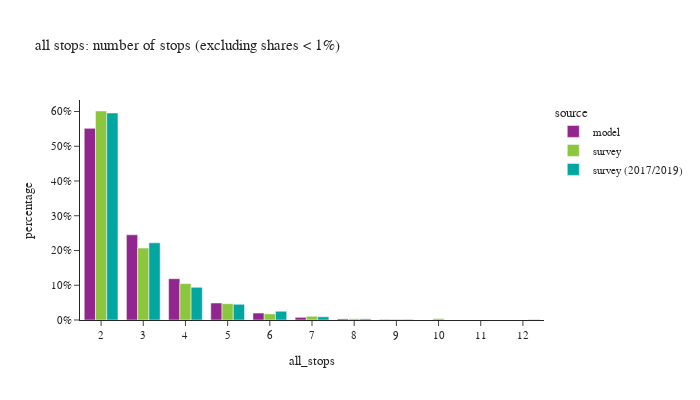

Source (notebook cell):
### Code cell
df_plot = df_tour.groupby(['all_stops','source'])['toexpfac'].sum().reset_index()
df_plot['percentage'] = df_plot.groupby(['source'], group_keys=False)['toexpfac']. \
    apply(lambda x: x / float(x.sum()))
df_plot = df_plot.loc[df_plot['percentage'] > 0.001]
# df_plot
fig = px.bar(df_plot.sort_values(['source']), x="all_stops", y="percentage", color="source",
             barmode="group",title="all stops: number of stops (excluding shares < 1%)",
             hover_data=['toexpfac'])
fig.update_layout(height=400, width=700, font=dict(size=11),
                  xaxis = dict(dtick = 1, categoryorder='category ascending'),
                  yaxis=dict(tickformat=".0%"))
fig.show()

### Figure 1 — Plotly figure (JSON) as saved in the notebook; plotly's stock layout.template omitted (floating-point values rounded to 4 significant figures)
{"data": [{"alignmentgroup": "True", "customdata": [[3337000.0], [9341.0], [19240.0], [46840.0], [296100.0], [719100.0], [121400.0], [1484000.0]], "hovertemplate": "source=model<br>all_stops=%{x}<br>percentage=%{y}<br>toexpfac=%{customdata[0]}<extra></extra>", "legendgroup": "model", "marker": {"color": "#91268F", "pattern": {"shape": ""}}, "name": "model", "offsetgroup": "model", "orientation": "v", "showlegend": true, "textposition": "auto", "type": "bar", "x": [2, 9, 8, 7, 5, 4, 6, 3], "xaxis": "x", "y": [0.5514, 0.001544, 0.003179, 0.00774, 0.04892, 0.1188, 0.02005, 0.2452], "yaxis": "y"}, {"alignmentgroup": "True", "customdata": [[533700.0], [10950.0], [3064000.0], [17960.0], [90130.0], [54830.0], [239200.0], [1055000.0], [20380.0]], "hovertemplate": "source=survey<br>all_stops=%{x}<br>percentage=%{y}<br>toexpfac=%{customdata[0]}<extra></extra>", "legendgroup": "survey", "marker": {"color": "#8CC63E", "pattern": {"shape": ""}}, "name": "survey", "offsetgroup": "survey", "orientation": "v", "showlegend": true, "textposition": "auto", "type": "bar", "x": [4, 9, 2, 8, 6, 7, 5, 3, 10], "xaxis": "x", "y": [0.1047, 0.002149, 0.6014, 0.003525, 0.01769, 0.01076, 0.04694, 0.2071, 0.004], "yaxis": "y"}, {"alignmentgroup": "True", "customdata": [[140000.0], [251500.0], [1236000.0], [52250.0], [3315000.0], [18290.0], [523900.0], [9800.0], [7644.0]], "hovertemplate": "source=survey (2017/2019)<br>all_stops=%{x}<br>percentage=%{y}<br>toexpfac=%{customdata[0]}<extra></extra>", "legendgroup": "survey (2017/2019)", "marker": {"color": "#00A7A0", "pattern": {"shape": ""}}, "name": "survey (2017/2019)", "offsetgroup": "survey (2017/2019)", "orientation": "v", "showlegend": true, "textposition": "auto", "type": "bar", "x": [6, 5, 3, 7, 2, 8, 4, 9, 12], "xaxis": "x", "y": [0.02516, 0.04519, 0.2221, 0.009388, 0.5956, 0.003286, 0.09413, 0.001761, 0.001373], "yaxis": "y"}], "layout": {"barmode": "group", "font": {"size": 11}, "height": 400, "legend": {"title": {"text": "source"}, "tracegroupgap": 0}, "title": {"text": "all stops: number of stops (excluding shares < 1%)"}, "width": 700, "xaxis": {"anchor": "y", "categoryorder": "category ascending", "domain": [0.0, 1.0], "dtick": 1, "title": {"text": "all_stops"}}, "yaxis": {"anchor": "x", "domain": [0.0, 1.0], "tickformat": ".0%", "title": {"text": "percentage"}}}}
